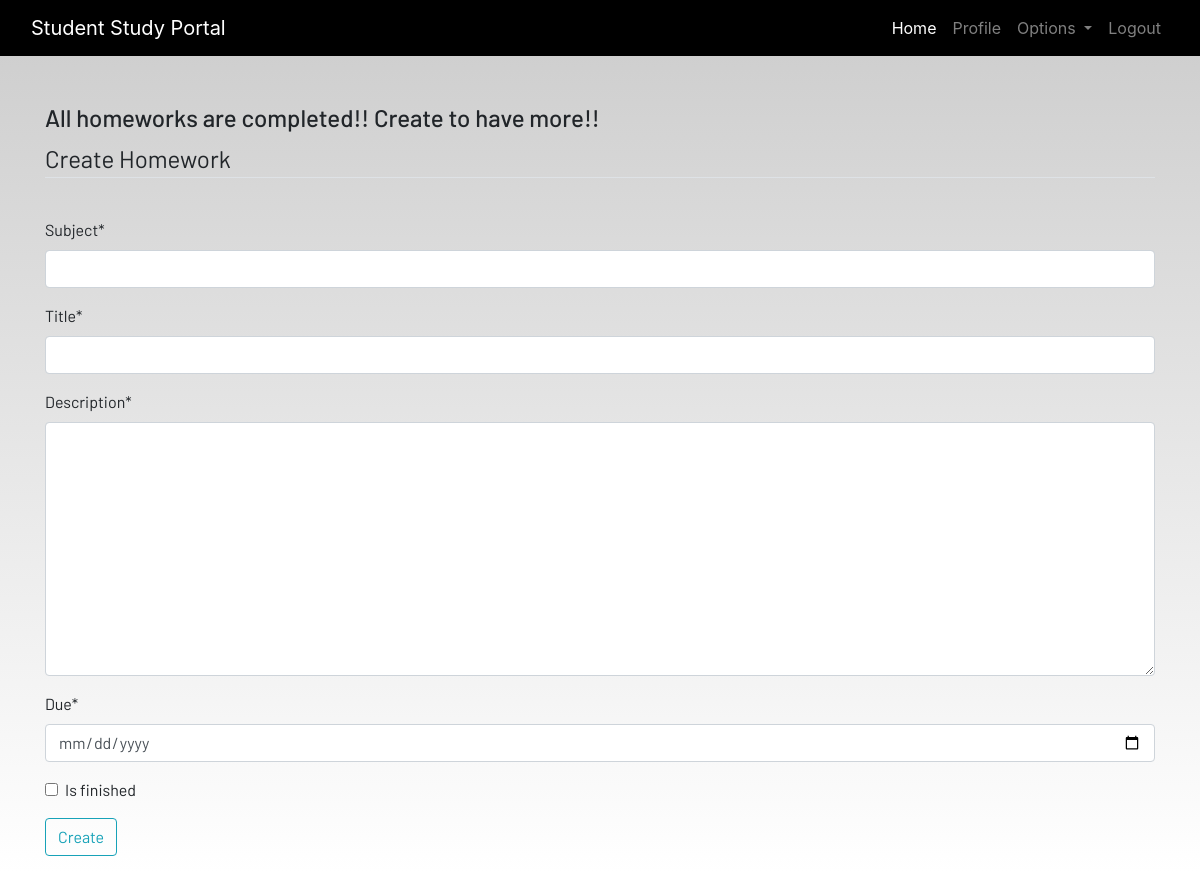
The app's page /homework (signed in), older data.
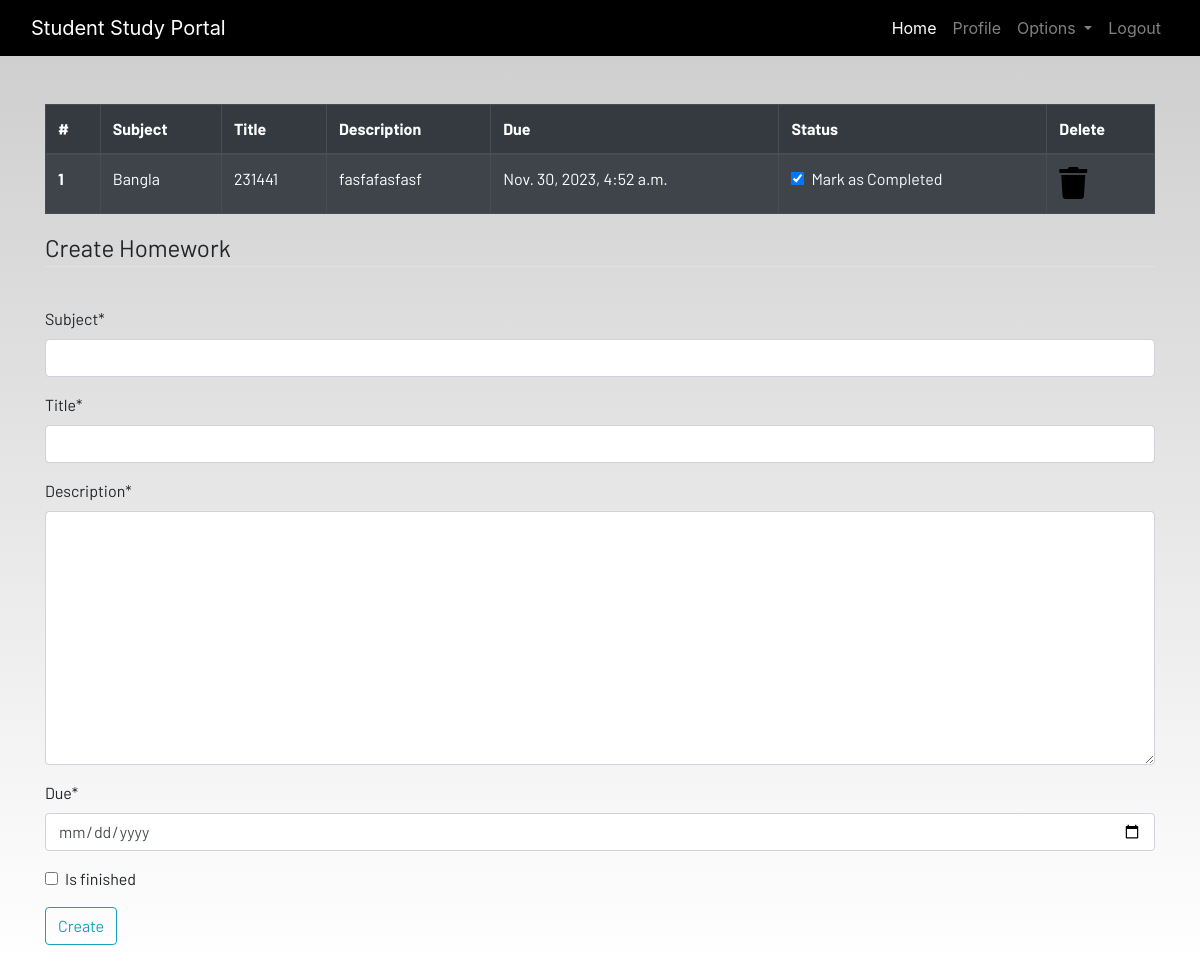
The same page, newer data.
### dashboard/models.py (models this page shows, shortened)
class Homework(models.Model):
    user = models.ForeignKey(User, on_delete=models.CASCADE)
    subject = models.CharField(max_length=50)
    title = models.CharField(max_length=100)
    description = models.TextField()
    due = models.DateTimeField()
    is_finished = models.BooleanField(default=False)

### dashboard/views.py (the view)
# urls.py: path('homework',views.homework,name='homework'),
@login_required(login_url='login')
def homework(request):
    if request.method== 'POST':
        form = HomeworkForm(request.POST)
        if form.is_valid():
            try:
                finished = request.POST['is_finished']
                if finished == 'on':
                    finished=True
                else:
                    finished=False
            except:
                finished=False
            homework = Homework(
                user=request.user,
                subject = request.POST['subject'],
                title = request.POST['title'],
                description = request.POST['description'],
                due = request.POST['due'],
                is_finished = finished
            )
            homework.save()
            messages.success(request, f"Homework added from {request.user.username} successfully!")
            return redirect('homework')
    else:
        form = HomeworkForm()
    homework = Homework.objects.filter(user=request.user)
    if len(homework) == 0:
        homework_done=True
    else:
        homework_done=False
    context={'homework':homework,'homework_done':homework_done, 'form':form}
    return render(request,'dashboard/homework.html',context)

### dashboard/forms.py
class HomeworkForm(forms.ModelForm):
    class Meta:
        model = Homework
        widgets = {'due': DateInput()}
        fields = ['subject','title', 'description', 'due', 'is_finished']

### dashboard/templates/dashboard/homework.html (shortened to what this page needs)
{% extends 'dashboard/base.html' %}
{% load static %}
{% load crispy_forms_tags %}
{% block content %}
<div class="container">
    {% if not homework_done %}
    <table class="table table-striped table-bordered table-hover table-dark">
        <thead>
            <tr>
                <th scope="col">#</th>
                <th scope="col">Subject</th>
                <th scope="col">Title</th>
                <th scope="col">Description</th>
                <th scope="col">Due</th>
                <th scope="col">Status</th>
                <th scope="col">Delete</th>
            </tr>
        </thead>
        <tbody>
            {% for work in homework %}
            <tr>
                <th scope="row">{{forloop.counter}}</th>
                <td>{{work.subject}}</td>
                <td>{{work.title}}</td>
                <td>{{work.description}}</td>
                <td>{{work.due}}</td>
                <td>
                    <a href="{% url 'update_homework' work.id %}">
                        <div class="form-check">
                            {% if work.is_finished == True %}
                            <input class="form-check-input" type="checkbox" value="" checked>
                            {%else%}
                            <input class="form-check-input" type="checkbox" value="">
                            {% endif %}
                            <label class="form-check-label text-light" for="flexCheckDefault">
                                Mark as Completed
                            </label>
                        </div>
                    </a>
                </td>
                <td><a href="{% url 'delete_homework' work.id %}"><i class="fa fa-trash fa-2x"></i></a></td>
            </tr>
            {% endfor %}
        </tbody>
    </table>
    {% else %}
    <h4>All homeworks are completed!! Create to have more!!</h4>
    {% endif %}
</div>
<div class=" container">
    <form method="POST">
        <fieldset class="form-group">
            <legend class="border-bottom mb-4">Create Homework</legend>
        </fieldset>
        {{form|crispy}}
        <div class="form-group">
            <button href="" class="btn btn-outline-info" type="submit">
                Create
            </button>
        </div>
    </form>
</div>
{% endblock content %}

Row changes from the older to the newer data that the page shows:
added Homework: subject "Bangla", title "231441", description "fasfafasfasf", due "Nov. 30, 2023, 4:52 a.m."
Text that changed along with them:
text no longer shown: "All homeworks are completed!! Create to have more!!"
text now shown: "# Subject Title Description Due Status Delete"
